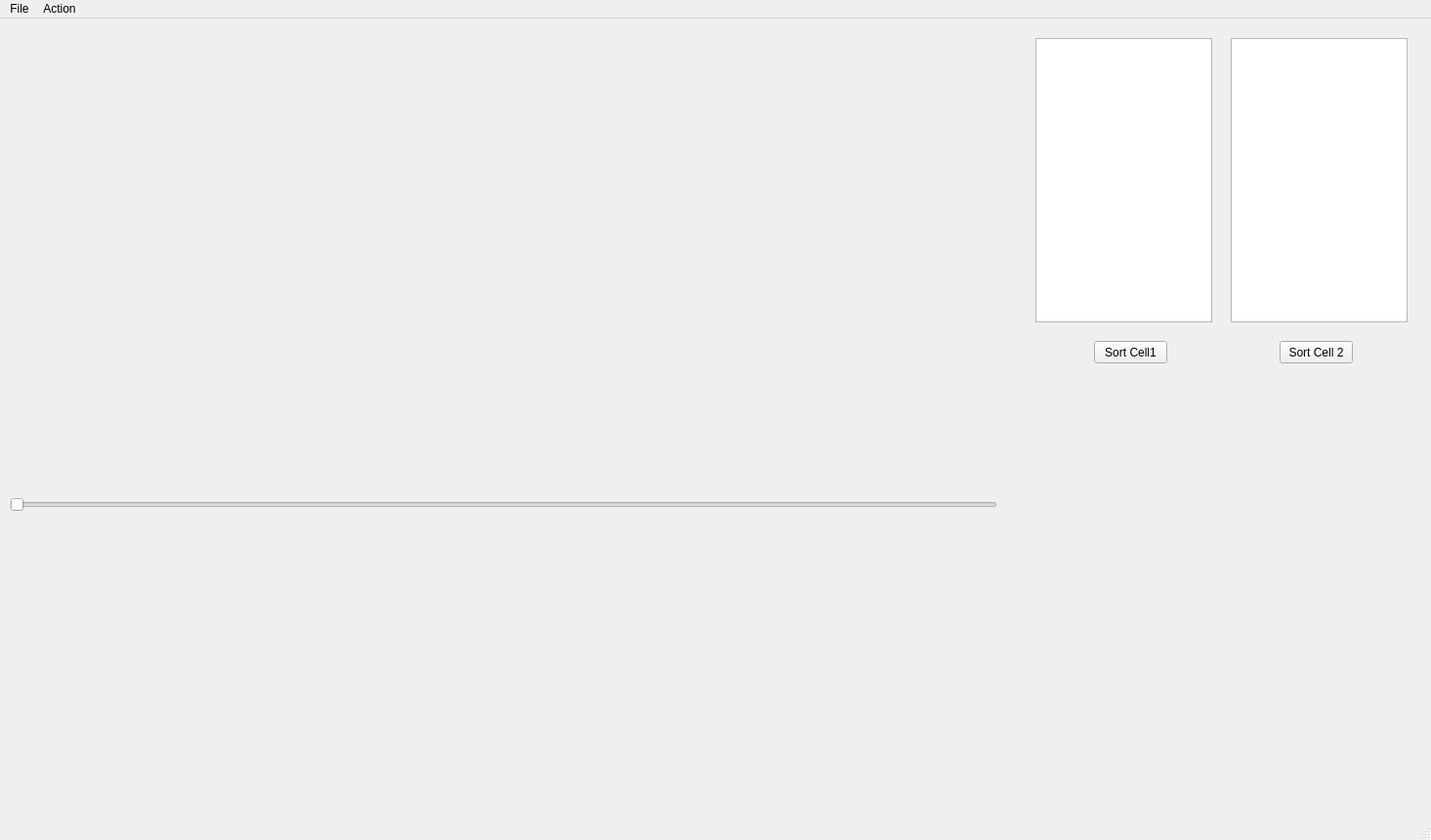
<?xml version="1.0" encoding="UTF-8"?>
<ui version="4.0">
 <class>MainWindow</class>
 <widget class="QMainWindow" name="MainWindow">
  <property name="geometry">
   <rect>
    <x>0</x>
    <y>0</y>
    <width>1465</width>
    <height>860</height>
   </rect>
  </property>
  <property name="windowTitle">
   <string>MainWindow</string>
  </property>
  <widget class="QWidget" name="centralwidget">
   <widget class="QTableView" name="tableView_2">
    <property name="geometry">
     <rect>
      <x>1260</x>
      <y>20</y>
      <width>181</width>
      <height>291</height>
     </rect>
    </property>
   </widget>
   <widget class="QPushButton" name="pushButton">
    <property name="geometry">
     <rect>
      <x>1120</x>
      <y>330</y>
      <width>75</width>
      <height>23</height>
     </rect>
    </property>
    <property name="text">
     <string>Sort Cell1</string>
    </property>
   </widget>
   <widget class="QPushButton" name="pushButton_2">
    <property name="geometry">
     <rect>
      <x>1310</x>
      <y>330</y>
      <width>75</width>
      <height>23</height>
     </rect>
    </property>
    <property name="text">
     <string>Sort Cell 2</string>
    </property>
   </widget>
   <widget class="QWidget" name="widget" native="true">
    <property name="geometry">
     <rect>
      <x>10</x>
      <y>10</y>
      <width>501</width>
      <height>471</height>
     </rect>
    </property>
   </widget>
   <widget class="QWidget" name="widget_2" native="true">
    <property name="geometry">
     <rect>
      <x>520</x>
      <y>10</y>
      <width>501</width>
      <height>471</height>
     </rect>
    </property>
   </widget>
   <widget class="QWidget" name="widget_3" native="true">
    <property name="geometry">
     <rect>
      <x>10</x>
      <y>510</y>
      <width>1011</width>
      <height>141</height>
     </rect>
    </property>
   </widget>
   <widget class="QWidget" name="widget_4" native="true">
    <property name="geometry">
     <rect>
      <x>10</x>
      <y>660</y>
      <width>1011</width>
      <height>141</height>
     </rect>
    </property>
   </widget>
   <widget class="QTableView" name="tableView_3">
    <property name="geometry">
     <rect>
      <x>1060</x>
      <y>20</y>
      <width>181</width>
      <height>291</height>
     </rect>
    </property>
   </widget>
   <widget class="QSlider" name="horizontalSlider">
    <property name="geometry">
     <rect>
      <x>10</x>
      <y>490</y>
      <width>1011</width>
      <height>16</height>
     </rect>
    </property>
    <property name="orientation">
     <enum>Qt::Horizontal</enum>
    </property>
   </widget>
  </widget>
  <widget class="QMenuBar" name="menubar">
   <property name="geometry">
    <rect>
     <x>0</x>
     <y>0</y>
     <width>1465</width>
     <height>21</height>
    </rect>
   </property>
   <widget class="QMenu" name="menuFile">
    <property name="title">
     <string>File</string>
    </property>
    <addaction name="actionOpen_Project"/>
    <addaction name="actionAdd_Video"/>
    <addaction name="actionImport_MS"/>
    <addaction name="separator"/>
    <addaction name="actionExport_MS"/>
    <addaction name="actionExport_Binary_List"/>
   </widget>
   <widget class="QMenu" name="menuAction">
    <property name="title">
     <string>Action</string>
    </property>
    <addaction name="actionSort_Cell"/>
   </widget>
   <addaction name="menuFile"/>
   <addaction name="menuAction"/>
  </widget>
  <widget class="QStatusBar" name="statusbar"/>
  <action name="actionOpen_Project">
   <property name="text">
    <string>Open Project</string>
   </property>
  </action>
  <action name="actionAdd_Video">
   <property name="text">
    <string>Add Video</string>
   </property>
  </action>
  <action name="actionImport_MS">
   <property name="text">
    <string>Import MS</string>
   </property>
  </action>
  <action name="actionExport_MS">
   <property name="text">
    <string>Export MS</string>
   </property>
  </action>
  <action name="actionExport_Binary_List">
   <property name="text">
    <string>Export Binary List</string>
   </property>
  </action>
  <action name="actionSort_Cell">
   <property name="text">
    <string>Sort Cell</string>
   </property>
  </action>
 </widget>
 <resources/>
 <connections/>
</ui>
